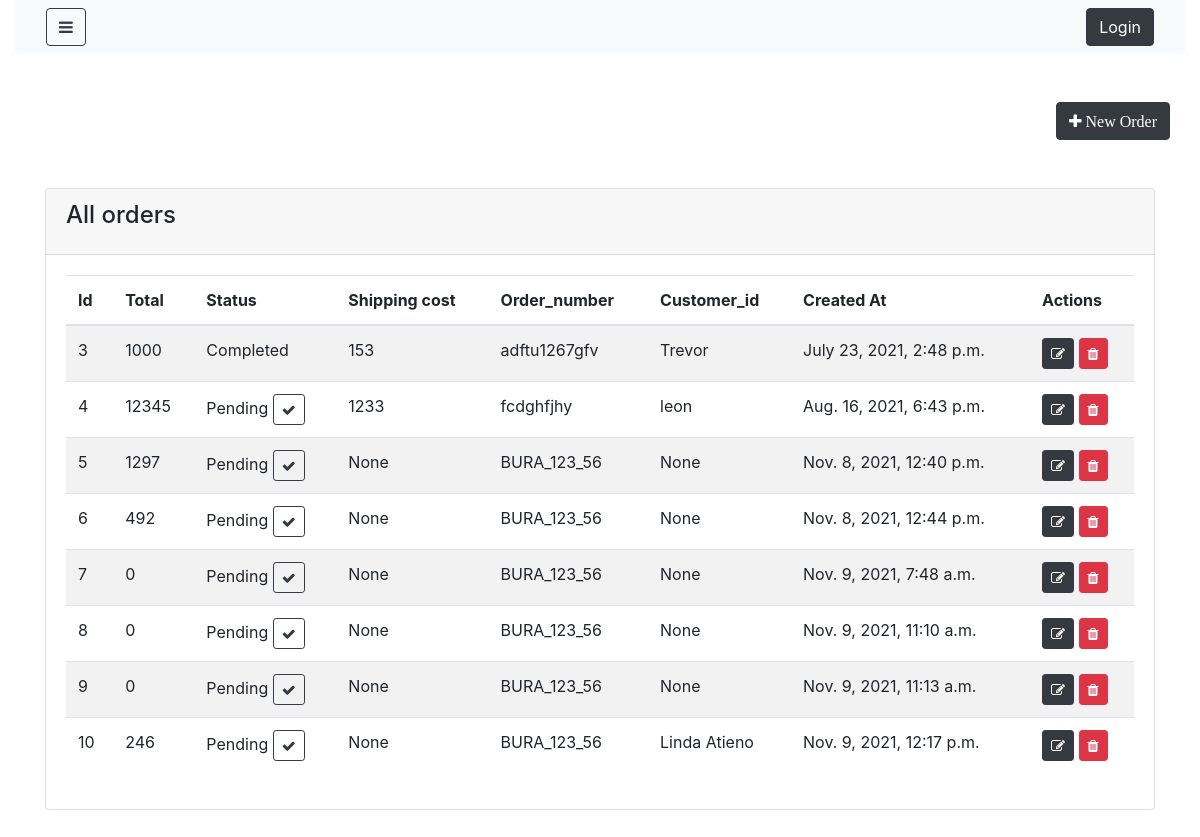
/orders/, run on an earlier commit of the app's database.
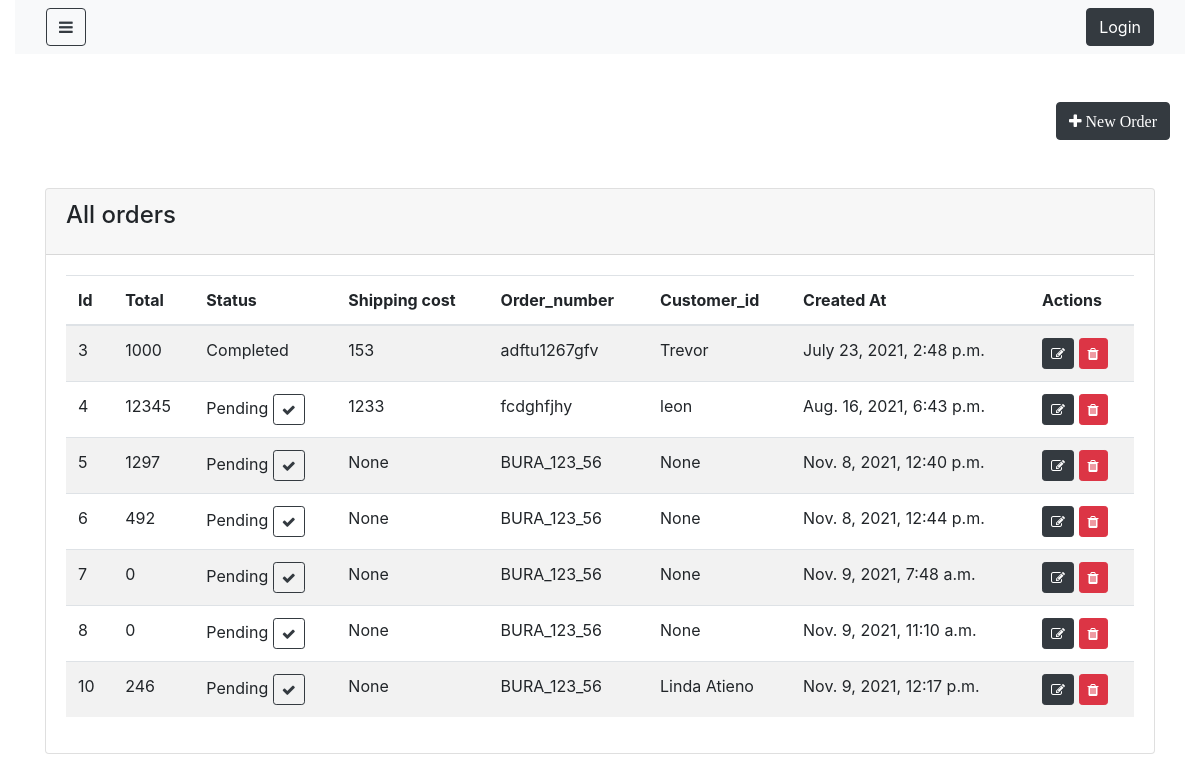
And on a later commit of the database.
### shop/models.py (models this page shows, shortened)
class Order(models.Model):
    total=models.IntegerField(null= False, blank= True)
    status=models.CharField(max_length=100, null=False, blank=False, default="Pending")
    shipping_cost=models.IntegerField(null= True, blank= True)
    order_number=models.CharField(max_length=100, null=False, blank=False)
    customer_id=models.ForeignKey('customer',on_delete=models.CASCADE,blank=True,null=True)
    created_at=models.DateTimeField(auto_now_add=True)
    updated_at= models.DateTimeField(auto_now_add=True)

class Customer(models.Model):
    name=models.CharField(max_length=100, null=False, blank=False)
    phone_number=models.IntegerField(null= True, blank= True)
    email=models.CharField(max_length=100, null=False, blank=False)
    password=models.CharField(max_length=100, null=False, blank=False)
    created_at=models.DateTimeField(auto_now_add=True)
    updated_at= models.DateTimeField(auto_now_add=True)
    def __str__(self):
        return self.name

### shop/views.py (the view)
# urls.py: path('orders/',OrderList.as_view(),name="Order"),
class OrderList(ListView):
    login_required= True
    model =Order
    template_name= "shop/admin/order_list.html"

### shop/templates/shop/admin/order_list.html (shortened to what this page needs)
{% extends 'shop/admin/layouts/admin_master.html' %}
{% block content %}
<div class="container">
    <div class="row my-5">
        <a href="{% url 'Order_create' %}" class="btn btn-dark ml-auto" >
            <i class ="fa fa-plus" aria-hidden="true"> New Order </i>
        </a>
    </div>
    <div class="row justify-content-center my-5">
        <div class="col-lg-12">
            <div class="card">
                <div class="card-header">
                    <h4 class="card-title">All orders</h4>
                </div>
                <div class="card-body">
                    <table class="table table-striped table-hover">
                        <thead>
                            <tr>
                                <th>Id</th>
                                <th>Total</th>
                                <th>Status</th>
                                <th>Shipping cost</th>
                                <th>Order_number</th>
                                <th>Customer_id</th>
                                <th>Created At</th>
                                <th>Actions</th>
                            </tr>
                        </thead>
                        <tbody>
                            {% for object in object_list %}
                               <tr>
                                   <td>{{object.id}}</td>
                                   <td>{{object.total}}</td>
                                   <td id="status_{{object.id}}">{{object.status}}
                                       {% if object.status == "Pending" %}
                                     <button class="btn btn-outline-dark btn-sm" id="btn_complete_{{object.id}}" onclick="markAsComplete('{{object.id}}')" tooltiptext="Mark as complete"><i class="fa fa-check"></i>
                                     </button>
                                        {% endif %}
                                   </td>
                                   <td>{{object.shipping_cost}}</td>
                                   <td>{{object.order_number}}</td>
                                   <td>{{object.customer_id}}</td>
                                   <td>{{object.created_at}}</td>
                                   <td>
                                       <a href="{% url 'Order_update' object.id %}"
                                        class="btn btn-dark btn-sm">
                                         <i class="fa fa-edit"></i>
                                       </a>
                                       <a href="{% url 'Order_delete' object.id %}"
                                        class="btn btn-danger btn-sm">
                                         <i class="fa fa-trash"></i>
                                       </a>
                                   </td>
                               </tr>
                            {% endfor %}
                        </tbody>
                    </table>
                </div>
            </div>
        </div>
    </div>
</div>
{% endblock %}

What changed in the data, as far as the page shows it:
removed Order: id "9", total "0", status "Pending", shipping_cost "None", order_number "BURA_123_56", customer_id "None", created_at "Nov. 9, 2021, 11:13 a.m."
